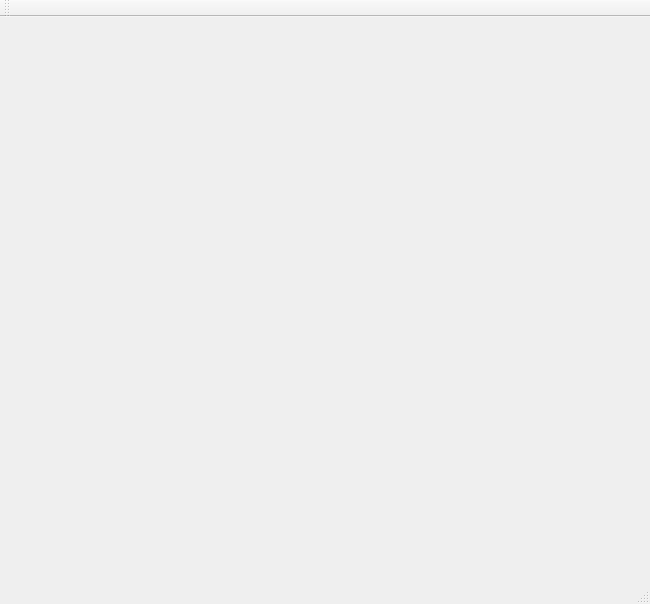
<?xml version="1.0" encoding="UTF-8"?>
<ui version="4.0">
 <class>MainWindow</class>
 <widget class="QMainWindow" name="MainWindow">
  <property name="geometry">
   <rect>
    <x>0</x>
    <y>0</y>
    <width>650</width>
    <height>604</height>
   </rect>
  </property>
  <property name="windowTitle">
   <string>MainWindow</string>
  </property>
  <widget class="QWidget" name="centralWidget">
   <widget class="QGLESWIDGET" name="widget" native="true">
    <property name="geometry">
     <rect>
      <x>10</x>
      <y>10</y>
      <width>600</width>
      <height>500</height>
     </rect>
    </property>
   </widget>
  </widget>
  <widget class="QMenuBar" name="menuBar">
   <property name="geometry">
    <rect>
     <x>0</x>
     <y>0</y>
     <width>650</width>
     <height>25</height>
    </rect>
   </property>
  </widget>
  <widget class="QToolBar" name="mainToolBar">
   <attribute name="toolBarArea">
    <enum>TopToolBarArea</enum>
   </attribute>
   <attribute name="toolBarBreak">
    <bool>false</bool>
   </attribute>
  </widget>
  <widget class="QStatusBar" name="statusBar"/>
 </widget>
 <layoutdefault spacing="6" margin="11"/>
 <customwidgets>
  <customwidget>
   <class>QGLESWIDGET</class>
   <extends>QWidget</extends>
   <header>qgleswidget.h</header>
   <container>1</container>
  </customwidget>
 </customwidgets>
 <resources/>
 <connections/>
</ui>
